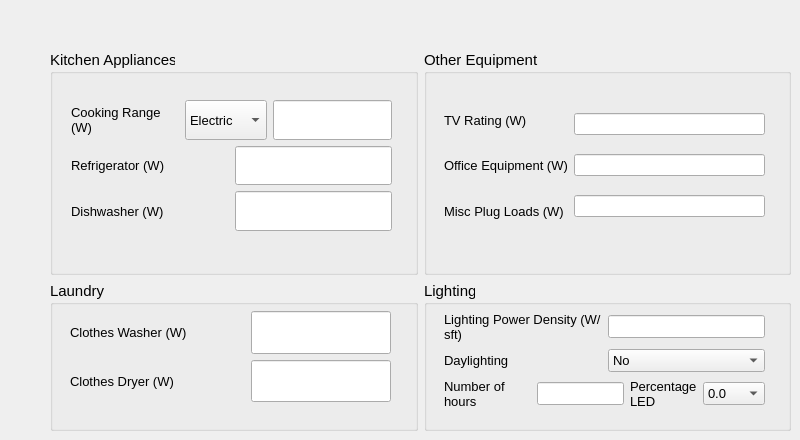
    <widget class="QWidget" name="tab_5">
     <attribute name="title">
      <string>Equipment/Lighting</string>
     </attribute>
     <widget class="QWidget" name="layoutWidget">
      <property name="geometry">
       <rect>
        <x>50</x>
        <y>50</y>
        <width>741</width>
        <height>381</height>
       </rect>
      </property>
      <layout class="QVBoxLayout" name="verticalLayout_118" stretch="3,2">
       <item>
        <layout class="QHBoxLayout" name="horizontalLayout_19" stretch="1,1">
         <item>
          <widget class="QGroupBox" name="groupBox_17">
           <property name="font">
            <font>
             <pointsize>11</pointsize>
            </font>
           </property>
           <property name="title">
            <string>Kitchen Appliances</string>
           </property>
           <widget class="QWidget" name="layoutWidget">
            <property name="geometry">
             <rect>
              <x>21</x>
              <y>50</y>
              <width>321</width>
              <height>131</height>
             </rect>
            </property>
            <layout class="QVBoxLayout" name="verticalLayout_32">
             <item>
              <layout class="QHBoxLayout" name="horizontalLayout_17">
               <item>
                <widget class="QLabel" name="label_46">
                 <property name="sizePolicy">
                  <sizepolicy hsizetype="Expanding" vsizetype="Expanding">
                   <horstretch>0</horstretch>
                   <verstretch>0</verstretch>
                  </sizepolicy>
                 </property>
                 <property name="font">
                  <font>
                   <pointsize>10</pointsize>
                  </font>
                 </property>
                 <property name="text">
                  <string>Cooking Range (W)</string>
                 </property>
                 <property name="wordWrap">
                  <bool>true</bool>
                 </property>
                </widget>
               </item>
               <item>
                <widget class="QComboBox" name="CookingFuelType">
                 <property name="sizePolicy">
                  <sizepolicy hsizetype="Expanding" vsizetype="Expanding">
                   <horstretch>0</horstretch>
                   <verstretch>0</verstretch>
                  </sizepolicy>
                 </property>
                 <property name="font">
                  <font>
                   <pointsize>10</pointsize>
                  </font>
                 </property>
                 <item>
                  <property name="text">
                   <string>Electric</string>
                  </property>
                 </item>
                 <item>
                  <property name="text">
                   <string>Gas</string>
                  </property>
                 </item>
                 <item>
                  <property name="text">
                   <string>Induction</string>
                  </property>
                 </item>
                </widget>
               </item>
               <item>
                <widget class="QLineEdit" name="CookingRating">
                 <property name="sizePolicy">
                  <sizepolicy hsizetype="Expanding" vsizetype="Expanding">
                   <horstretch>0</horstretch>
                   <verstretch>0</verstretch>
                  </sizepolicy>
                 </property>
                 <property name="font">
                  <font>
                   <pointsize>10</pointsize>
                  </font>
                 </property>
                 <property name="text">
                  <string/>
                 </property>
                </widget>
               </item>
              </layout>
             </item>
             <item>
              <layout class="QHBoxLayout" name="horizontalLayout_23">
               <item>
                <widget class="QLabel" name="label_48">
                 <property name="sizePolicy">
                  <sizepolicy hsizetype="Expanding" vsizetype="Expanding">
                   <horstretch>0</horstretch>
                   <verstretch>0</verstretch>
                  </sizepolicy>
                 </property>
                 <property name="font">
                  <font>
                   <pointsize>10</pointsize>
                  </font>
                 </property>
                 <property name="text">
                  <string>Refrigerator (W)</string>
                 </property>
                 <property name="wordWrap">
                  <bool>true</bool>
                 </property>
                </widget>
               </item>
               <item>
                <widget class="QLineEdit" name="FridgeRating">
                 <property name="sizePolicy">
                  <sizepolicy hsizetype="Expanding" vsizetype="Expanding">
                   <horstretch>0</horstretch>
                   <verstretch>0</verstretch>
                  </sizepolicy>
                 </property>
                 <property name="font">
                  <font>
                   <pointsize>10</pointsize>
                  </font>
                 </property>
                 <property name="text">
                  <string/>
                 </property>
                </widget>
               </item>
              </layout>
             </item>
             <item>
              <layout class="QHBoxLayout" name="horizontalLayout_24">
               <item>
                <widget class="QLabel" name="label_51">
                 <property name="sizePolicy">
                  <sizepolicy hsizetype="Expanding" vsizetype="Expanding">
                   <horstretch>0</horstretch>
                   <verstretch>0</verstretch>
                  </sizepolicy>
                 </property>
                 <property name="font">
                  <font>
                   <pointsize>10</pointsize>
                  </font>
                 </property>
                 <property name="text">
                  <string>Dishwasher (W)</string>
                 </property>
                 <property name="wordWrap">
                  <bool>true</bool>
                 </property>
                </widget>
               </item>
               <item>
                <widget class="QLineEdit" name="DishWasherRating">
                 <property name="sizePolicy">
                  <sizepolicy hsizetype="Expanding" vsizetype="Expanding">
                   <horstretch>0</horstretch>
                   <verstretch>0</verstretch>
                  </sizepolicy>
                 </property>
                 <property name="font">
                  <font>
                   <pointsize>10</pointsize>
                  </font>
                 </property>
                 <property name="text">
                  <string/>
                 </property>
                </widget>
               </item>
              </layout>
             </item>
            </layout>
           </widget>
          </widget>
         </item>
         <item>
          <widget class="QGroupBox" name="groupBox_18">
           <property name="font">
            <font>
             <pointsize>11</pointsize>
            </font>
           </property>
           <property name="title">
            <string>Other Equipment</string>
           </property>
           <widget class="QWidget" name="layoutWidget_9">
            <property name="geometry">
             <rect>
              <x>20</x>
              <y>50</y>
              <width>321</width>
              <height>131</height>
             </rect>
            </property>
            <layout class="QHBoxLayout" name="horizontalLayout_18">
             <item>
              <layout class="QVBoxLayout" name="verticalLayout_41" stretch="1,1,1">
               <item>
                <widget class="QLabel" name="label_62">
                 <property name="font">
                  <font>
                   <pointsize>10</pointsize>
                  </font>
                 </property>
                 <property name="text">
                  <string>TV Rating (W)</string>
                 </property>
                 <property name="wordWrap">
                  <bool>true</bool>
                 </property>
                </widget>
               </item>
               <item>
                <widget class="QLabel" name="label_64">
                 <property name="font">
                  <font>
                   <pointsize>10</pointsize>
                  </font>
                 </property>
                 <property name="text">
                  <string>Office Equipment (W)</string>
                 </property>
                 <property name="wordWrap">
                  <bool>true</bool>
                 </property>
                </widget>
               </item>
               <item>
                <widget class="QLabel" name="label_67">
                 <property name="font">
                  <font>
                   <pointsize>10</pointsize>
                  </font>
                 </property>
                 <property name="text">
                  <string>Misc Plug Loads (W)</string>
                 </property>
                 <property name="wordWrap">
                  <bool>true</bool>
                 </property>
                </widget>
               </item>
              </layout>
             </item>
             <item>
              <layout class="QVBoxLayout" name="verticalLayout_42" stretch="1,1,1">
               <item>
                <widget class="QLineEdit" name="TVRating">
                 <property name="font">
                  <font>
                   <pointsize>9</pointsize>
                  </font>
                 </property>
                 <property name="text">
                  <string/>
                 </property>
                </widget>
               </item>
               <item>
                <widget class="QLineEdit" name="OfficeEqpRating">
                 <property name="font">
                  <font>
                   <pointsize>9</pointsize>
                  </font>
                 </property>
                 <property name="text">
                  <string/>
                 </property>
                </widget>
               </item>
               <item>
                <widget class="QLineEdit" name="MiscPlugLoadRating">
                 <property name="font">
                  <font>
                   <pointsize>9</pointsize>
                  </font>
                 </property>
                 <property name="text">
                  <string/>
                 </property>
                </widget>
               </item>
              </layout>
             </item>
            </layout>
           </widget>
          </widget>
         </item>
        </layout>
       </item>
       <item>
        <layout class="QHBoxLayout" name="horizontalLayout_20">
         <item>
          <widget class="QGroupBox" name="groupBox_19">
           <property name="font">
            <font>
             <pointsize>11</pointsize>
            </font>
           </property>
           <property name="title">
            <string>Laundry</string>
           </property>
           <widget class="QWidget" name="layoutWidget_11">
            <property name="geometry">
             <rect>
              <x>20</x>
              <y>30</y>
              <width>321</width>
              <height>91</height>
             </rect>
            </property>
            <layout class="QHBoxLayout" name="horizontalLayout_21" stretch="5,4">
             <item>
              <layout class="QVBoxLayout" name="verticalLayout_44" stretch="1,1">
               <item>
                <widget class="QLabel" name="label_59">
                 <property name="sizePolicy">
                  <sizepolicy hsizetype="Expanding" vsizetype="Expanding">
                   <horstretch>0</horstretch>
                   <verstretch>0</verstretch>
                  </sizepolicy>
                 </property>
                 <property name="font">
                  <font>
                   <pointsize>10</pointsize>
                  </font>
                 </property>
                 <property name="text">
                  <string>Clothes Washer (W)</string>
                 </property>
                 <property name="wordWrap">
                  <bool>true</bool>
                 </property>
                </widget>
               </item>
               <item>
                <widget class="QLabel" name="label_61">
                 <property name="sizePolicy">
                  <sizepolicy hsizetype="Expanding" vsizetype="Expanding">
                   <horstretch>0</horstretch>
                   <verstretch>0</verstretch>
                  </sizepolicy>
                 </property>
                 <property name="font">
                  <font>
                   <pointsize>10</pointsize>
                  </font>
                 </property>
                 <property name="text">
                  <string>Clothes Dryer (W)</string>
                 </property>
                 <property name="wordWrap">
                  <bool>true</bool>
                 </property>
                </widget>
               </item>
              </layout>
             </item>
             <item>
              <layout class="QVBoxLayout" name="verticalLayout_45" stretch="1,1">
               <item>
                <widget class="QLineEdit" name="WasherRating">
                 <property name="sizePolicy">
                  <sizepolicy hsizetype="Expanding" vsizetype="Expanding">
                   <horstretch>0</horstretch>
                   <verstretch>0</verstretch>
                  </sizepolicy>
                 </property>
                 <property name="font">
                  <font>
                   <pointsize>9</pointsize>
                  </font>
                 </property>
                 <property name="text">
                  <string/>
                 </property>
                </widget>
               </item>
               <item>
                <widget class="QLineEdit" name="DryerRating">
                 <property name="sizePolicy">
                  <sizepolicy hsizetype="Expanding" vsizetype="Expanding">
                   <horstretch>0</horstretch>
                   <verstretch>0</verstretch>
                  </sizepolicy>
                 </property>
                 <property name="font">
                  <font>
                   <pointsize>9</pointsize>
                  </font>
                 </property>
                 <property name="text">
                  <string/>
                 </property>
                </widget>
               </item>
              </layout>
             </item>
            </layout>
           </widget>
          </widget>
         </item>
         <item>
          <widget class="QGroupBox" name="groupBox_20">
           <property name="font">
            <font>
             <pointsize>11</pointsize>
            </font>
           </property>
           <property name="title">
            <string>Lighting</string>
           </property>
           <widget class="QWidget" name="layoutWidget">
            <property name="geometry">
             <rect>
              <x>20</x>
              <y>30</y>
              <width>321</width>
              <height>101</height>
             </rect>
            </property>
            <layout class="QVBoxLayout" name="verticalLayout_33">
             <item>
              <layout class="QHBoxLayout" name="horizontalLayout_22" stretch="3,3">
               <item>
                <widget class="QLabel" name="label_69">
                 <property name="font">
                  <font>
                   <pointsize>10</pointsize>
                  </font>
                 </property>
                 <property name="text">
                  <string>Lighting Power Density (W/sft)</string>
                 </property>
                 <property name="wordWrap">
                  <bool>true</bool>
                 </property>
                </widget>
               </item>
               <item>
                <widget class="QLineEdit" name="LPD">
                 <property name="font">
                  <font>
                   <pointsize>10</pointsize>
                  </font>
                 </property>
                 <property name="text">
                  <string/>
                 </property>
                </widget>
               </item>
              </layout>
             </item>
             <item>
              <layout class="QHBoxLayout" name="horizontalLayout_25">
               <item>
                <widget class="QLabel" name="label_73">
                 <property name="font">
                  <font>
                   <pointsize>10</pointsize>
                  </font>
                 </property>
                 <property name="text">
                  <string>Daylighting</string>
                 </property>
                 <property name="wordWrap">
                  <bool>true</bool>
                 </property>
                </widget>
               </item>
               <item>
                <widget class="QComboBox" name="Daylighting">
                 <property name="font">
                  <font>
                   <pointsize>10</pointsize>
                  </font>
                 </property>
                 <item>
                  <property name="text">
                   <string>No</string>
                  </property>
                 </item>
                 <item>
                  <property name="text">
                   <string>Yes</string>
                  </property>
                 </item>
                </widget>
               </item>
              </layout>
             </item>
             <item>
              <layout class="QHBoxLayout" name="horizontalLayout_26">
               <item>
                <layout class="QHBoxLayout" name="horizontalLayout_29" stretch="3,3">
                 <item>
                  <widget class="QLabel" name="label_70">
                   <property name="font">
                    <font>
                     <pointsize>10</pointsize>
                    </font>
                   </property>
                   <property name="text">
                    <string>Number of hours</string>
                   </property>
                   <property name="wordWrap">
                    <bool>true</bool>
                   </property>
                  </widget>
                 </item>
                 <item>
                  <widget class="QLineEdit" name="nHoursLighting">
                   <property name="font">
                    <font>
                     <pointsize>10</pointsize>
                    </font>
                   </property>
                   <property name="text">
                    <string/>
                   </property>
                  </widget>
                 </item>
                </layout>
               </item>
               <item>
                <widget class="QLabel" name="label_78">
                 <property name="font">
                  <font>
                   <pointsize>10</pointsize>
                  </font>
                 </property>
                 <property name="text">
                  <string>Percentage LED</string>
                 </property>
                 <property name="wordWrap">
                  <bool>true</bool>
                 </property>
                </widget>
               </item>
               <item>
                <widget class="QComboBox" name="LED">
                 <property name="font">
                  <font>
                   <pointsize>10</pointsize>
                  </font>
                 </property>
                 <item>
                  <property name="text">
                   <string>0.0</string>
                  </property>
                 </item>
                 <item>
                  <property name="text">
                   <string>20.0</string>
                  </property>
                 </item>
                 <item>
                  <property name="text">
                   <string>40.0</string>
                  </property>
                 </item>
                 <item>
                  <property name="text">
                   <string>60.0</string>
                  </property>
                 </item>
                 <item>
                  <property name="text">
                   <string>80.0</string>
                  </property>
                 </item>
                 <item>
                  <property name="text">
                   <string>100.0</string>
                  </property>
                 </item>
                </widget>
               </item>
              </layout>
             </item>
            </layout>
           </widget>
          </widget>
         </item>
        </layout>
       </item>
      </layout>
     </widget>
    </widget>
